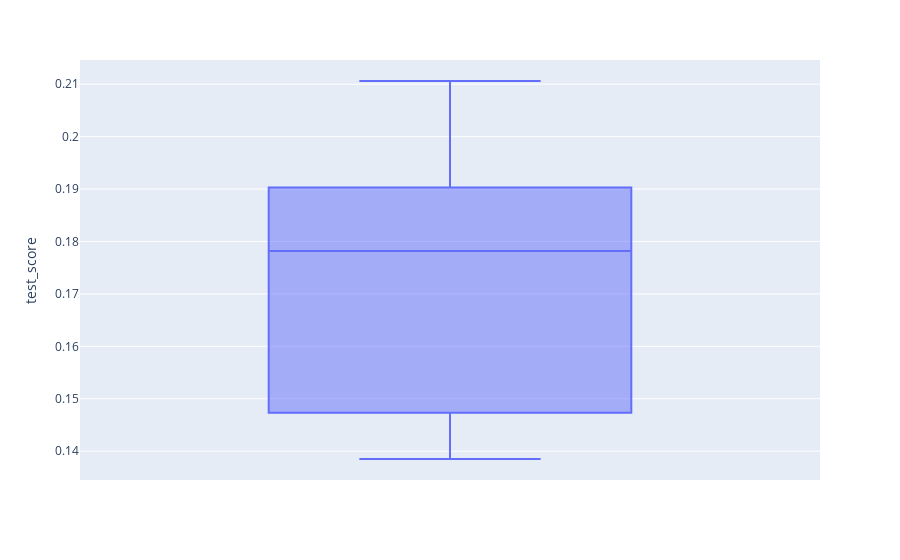

Notebook code for this chart:
### Markdown cell above
## Base estimator performance

### Code cell
sss = StratifiedShuffleSplit(n_splits=10, test_size=0.3, random_state=0)

base_clf = RandomForestClassifier(class_weight='balanced', 
                                  n_jobs=-1)

scores = cross_validate(base_clf, X, y, scoring='average_precision', cv=sss, verbose=1, n_jobs=-1)
fig = px.box(scores, y='test_score')
fig.show()

### Figure 1 — Plotly figure (JSON) as saved in the notebook; plotly's stock layout.template omitted (floating-point values rounded to 4 significant figures)
{"data": [{"alignmentgroup": "True", "hovertemplate": "test_score=%{y}<extra></extra>", "legendgroup": "", "marker": {"color": "#636efa"}, "name": "", "notched": false, "offsetgroup": "", "orientation": "v", "showlegend": false, "type": "box", "x0": " ", "xaxis": "x", "y": [0.1385, 0.1902, 0.1474, 0.1826, 0.2106, 0.2082, 0.1547, 0.1738, 0.1903, 0.1425], "y0": " ", "yaxis": "y"}], "layout": {"boxmode": "group", "legend": {"tracegroupgap": 0}, "margin": {"t": 60}, "xaxis": {"anchor": "y", "domain": [0, 1]}, "yaxis": {"anchor": "x", "domain": [0, 1], "title": {"text": "test_score"}}}}
